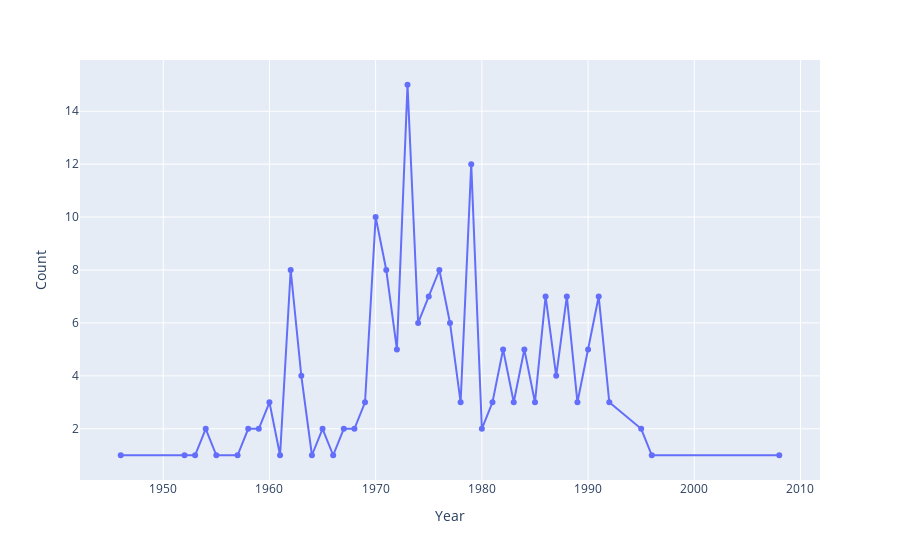

The notebook cell saved with this chart:
### Markdown cell above
**<h4>Question:** Since Aeroflot have experienced relatively the most number of crashes and fatalities, what is the rate of their crashes over the years?</h4>

### Code cell
Aeroflot = data[data['Operator'] == 'AEROFLOT']

count_by_Year = Aeroflot.groupby('Year')[['Date']].count()
count_by_Year = count_by_Year.rename(columns={"Date": "Count"})

fig = px.line(count_by_Year, count_by_Year.index, count_by_Year['Count'], markers=True)
fig.show()

### Figure 1 — Plotly figure (JSON) as saved in the notebook; plotly's stock layout.template omitted (floating-point values rounded to 4 significant figures)
{"data": [{"hovertemplate": "Year=%{x}<br>Count=%{y}<extra></extra>", "legendgroup": "", "line": {"color": "#636efa", "dash": "solid"}, "marker": {"symbol": "circle"}, "mode": "markers+lines", "name": "", "orientation": "v", "showlegend": false, "type": "scatter", "x": [1946, 1952, 1953, 1954, 1955, 1957, 1958, 1959, 1960, 1961, 1962, 1963, 1964, 1965, 1966, 1967, 1968, 1969, 1970, 1971, 1972, 1973, 1974, 1975, 1976, 1977, 1978, 1979, 1980, 1981, 1982, 1983, 1984, 1985, 1986, 1987, 1988, 1989, 1990, 1991, 1992, 1995, 1996, 2008], "xaxis": "x", "y": [1, 1, 1, 2, 1, 1, 2, 2, 3, 1, 8, 4, 1, 2, 1, 2, 2, 3, 10, 8, 5, 15, 6, 7, 8, 6, 3, 12, 2, 3, 5, 3, 5, 3, 7, 4, 7, 3, 5, 7, 3, 2, 1, 1], "yaxis": "y"}], "layout": {"legend": {"tracegroupgap": 0}, "margin": {"t": 60}, "xaxis": {"anchor": "y", "domain": [0, 1], "title": {"text": "Year"}}, "yaxis": {"anchor": "x", "domain": [0, 1], "title": {"text": "Count"}}}}
